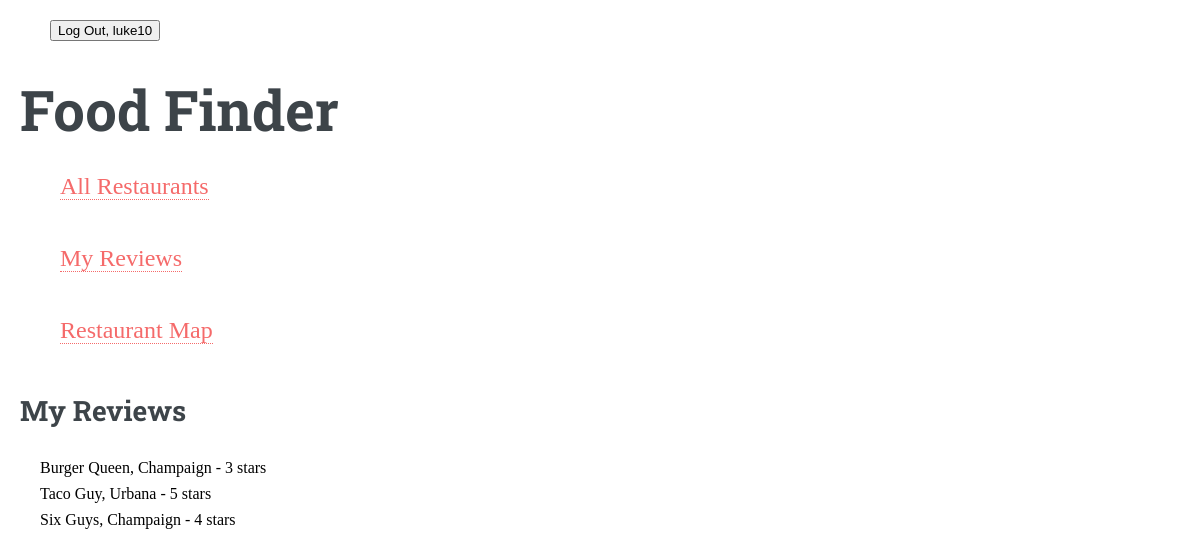
Before: /reviews/ (signed in) with the older database file.
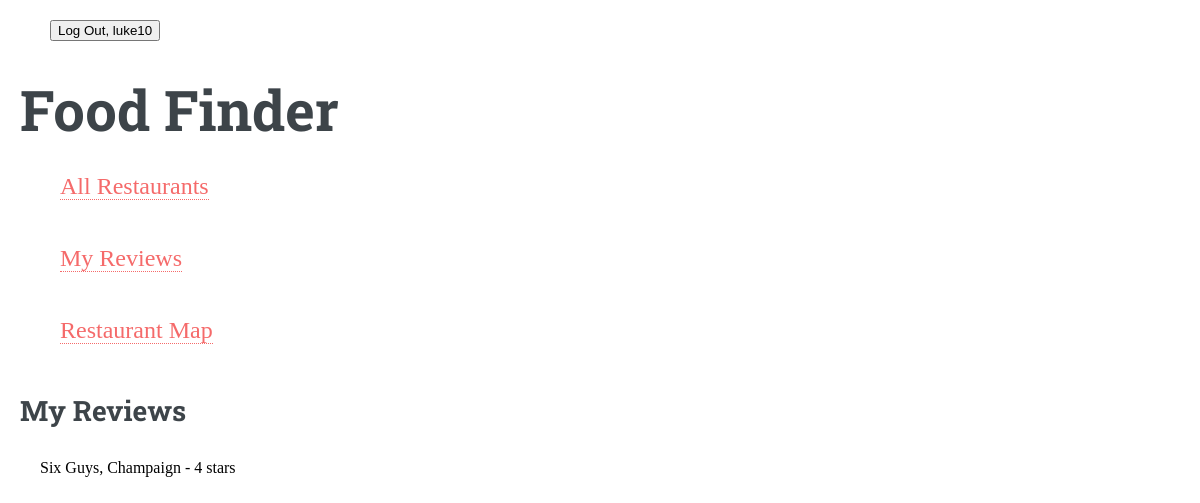
After: the same page with the newer database file.
### foodfinder/models.py (models this page shows, shortened)
class Review(models.Model):
    review_id = models.AutoField(primary_key=True)
    rating = models.IntegerField()
    content = models.TextField()
    user = models.ForeignKey(settings.AUTH_USER_MODEL, on_delete=models.CASCADE, related_name='review_user_name')
    restaurant = models.ForeignKey(Restaurant, on_delete=models.CASCADE, related_name='review_restaurant_name')

class Restaurant(models.Model):
    restaurant_id = models.AutoField(primary_key=True)
    restaurant_name = models.CharField(max_length=30)
    restaurant_location = models.CharField(max_length=30)
    restaurant_latitude = models.FloatField()
    restaurant_longitude = models.FloatField()
    restaurant_price = models.IntegerField()
    avg_rating = models.FloatField()
    def __str__(self):
        base = f"{self.restaurant_name}, {self.restaurant_location}"
        return f"{base}"

### foodfinder/views.py (the view)
# urls.py: path("reviews/", views.user_review, name="my-reviews-url"),
def user_review(request):
    user_reviews = Review.objects.filter(user=request.user)
    context = {'reviews': user_reviews}
    return render(request, 'food/my_reviews.html', context)

### foodfinder/templates/food/my_reviews.html (shortened to what this page needs)
{% extends "food/base.html" %}
{% block content %}
    <h2>My Reviews</h2>
    <ul>
        {% for r in reviews %}
            <li>
                {{ r.restaurant }} - {{ r.rating }} stars
            </li>
        {% empty %}
            <li>No Materials yet</li>
        {% endfor %}
    </ul>
{% endblock %}

### foodfinder/templates/food/base.html (shortened to what this page needs)
<!DOCTYPE html>
<html lang="en">
{% load static %}
<head>
    <link rel="stylesheet" href="{%  static 'css/main.css' %}"/>
</head>
<header class="bg-primary text-white py-3 mb-4">
    <div class="container d-flex align-items-center">
        <ul class="nav ms-auto">
            {% if user.is_authenticated %}
                <form action="{% url 'logout_urlpattern' %}" method="post" class="ms-auto">
                    <button class="btn btn-sm btn-outline-light" type="submit">
                        Log Out, {{ user.get_username }}
                    </button>
                </form>
            {% else %}
                <a class="btn btn-sm btn-outline-light ms-auto" href="{% url 'login_urlpattern' %}">Log In</a>
            {% endif %}
        </ul>
    </div>
</header>
<h1>Food Finder</h1>
<nav class="navbar navbar-expand-lg navbar-light bg-white border-bottom mb-4">
    <div class="container">
        <ul class="navbar-nav">
            <p style="font-size:150%;" class="nav-item"><a class="nav-link" href="{% url 'restaurant-url' %}">All Restaurants</a></p>
            <p style="font-size:150%;" class="nav-item"><a class="nav-link" href="{% url 'my-reviews-url' %}">My Reviews</a></p>
            <p style="font-size:150%;" class="nav-item"><a class="nav-link" href="{% url 'map_url' %}">Restaurant Map</a></p>
        </ul>
    </div>
</nav>
<body>
    <main class="container mb-5">
        {% block content %}{% endblock %}
    </main>
</body>
</html>

### static/css/main.css (style rules this page uses)
html, body, div, span, applet, object, iframe, h1, h2, h3, h4, h5, h6, p, blockquote, pre, a, abbr, acronym, address, big, cite, code, del, dfn, em, img, ins, kbd, q, s, samp, small, strike, strong, sub, sup, tt, var, b, u, i, center, dl, dt, dd, ol, ul, li, fieldset, form, label, legend, table, caption, tbody, tfoot, thead, tr, th, td, article, aside, canvas, details, embed, figure, figcaption, footer, header, hgroup, menu, nav, output, ruby, section, summary, time, mark, audio, video { margin: 10px; padding: 0; border: 0px; font-size: 100%; font: inherit; vertical-align: baseline; }
article, aside, details, figcaption, figure, footer, header, hgroup, menu, nav, section { display: block; }
body { line-height: 1; }
ol, ul { list-style: none; }
body { -webkit-text-size-adjust: none; }

Changed rows visible on the page:
removed Review: restaurant "Burger Queen, Champaign", rating "3"
removed Review: restaurant "Taco Guy, Urbana", rating "5"
